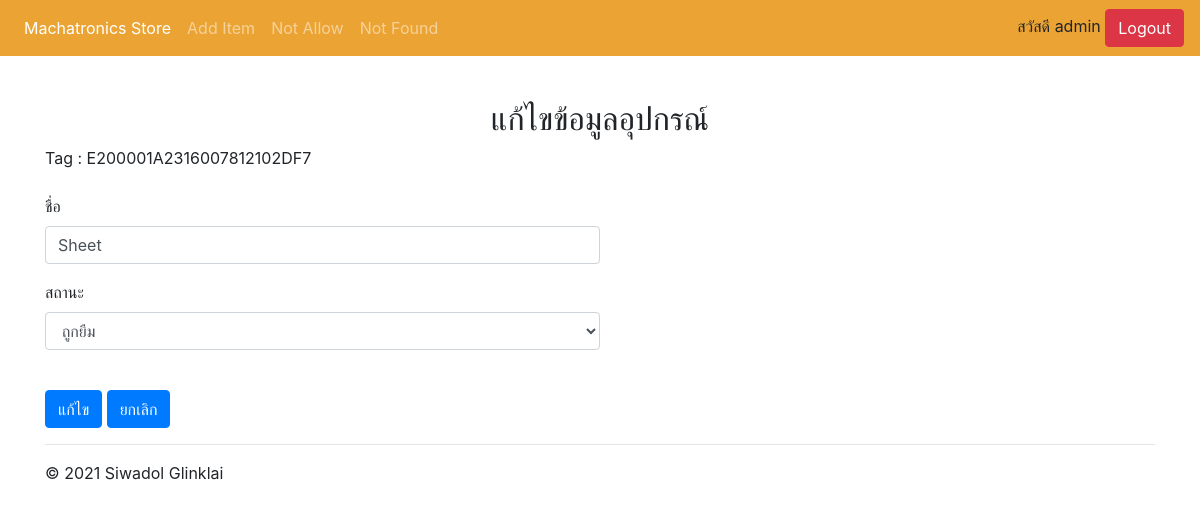
Page /edit/E200001A2316007812102DF7 (signed in) on the earlier database version.
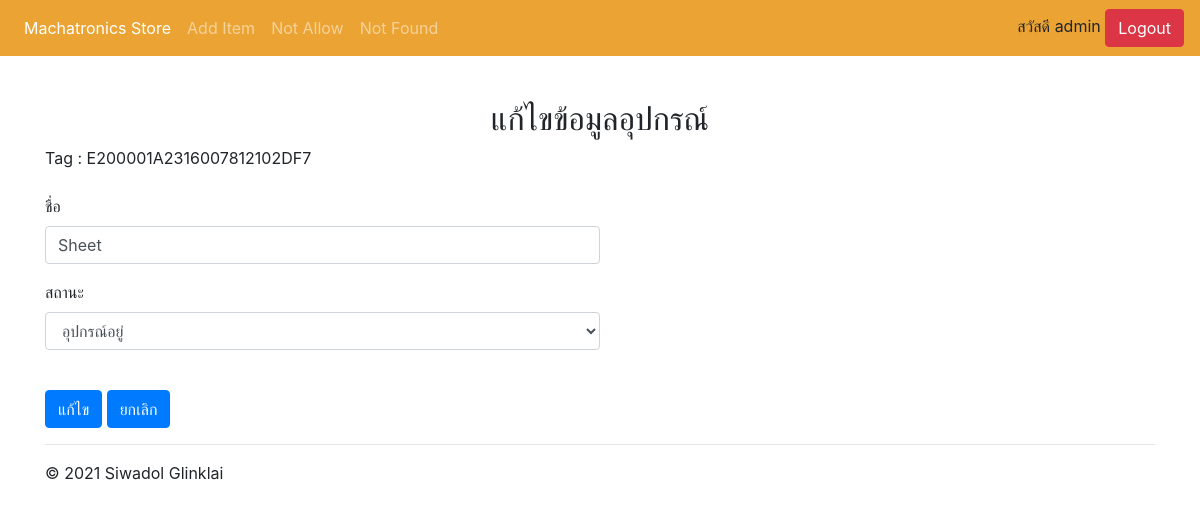
Same page on the later database version.
### WebApplication/models.py (models this page shows, shortened)
class ObjectInfo(models.Model):
    all_status = [
        ('อุปกรณ์อยู่','อุปกรณ์อยู่'),
        ('อุปกรณ์ไม่อยู่','อุปกรณ์ไม่อยู่'),
        ('กำลังดำเนินการ','กำลังดำเนินการ'),
        ('ถูกยืม','ถูกยืม'),
        ('คืนของ','คืนของ'),
    ]
    tag_id = models.CharField(max_length=200, primary_key=True)
    tag_name = models.CharField(max_length=50)
    add_date = models.DateField(auto_now_add=True)
    status = models.CharField(
        max_length=20,
        default='อยู่',
        choices=all_status
    )
    picture = models.ImageField(upload_to="ObjectInfo",null=True,blank=True)

### WebApplication/views.py (the view, shortened to what this page needs)
# urls.py: path('edit/<str:tag_id>', login_required(views.edit), name='edit'),
def edit(request,tag_id):
    objects = ObjectInfo.objects.get(tag_id=tag_id)
    return render(request, 'WebApplication/edit.html',{'objects':objects})

### templates/WebApplication/edit.html (shortened to what this page needs)
{% extends 'WebApplication/base.html' %}
{% block content %}
<h2 align="center">แก้ไขข้อมูลอุปกรณ์</h2>
<form method="POST" >
    <div class="form-group w-50">
        <label for="name">Tag : {{objects.tag_id}}</label>
    </div>
    <div class="form-group w-50">
        <label for="name">ชื่อ</label>
        <input type="text" class="form-control" name="tag_name" value="{{objects.tag_name}}">
    </div>
    <div class="form-group w-50">
        <label for="status">สถานะ</label>
        <select class="form-control" id="status" name="status" onchange="statusChange(this)">
            <option value="{{objects.status}}" selected disabled hidden>{{objects.status}}</option>
          </select>
    </div>
    <br>
    <input type="submit" value="แก้ไข" class="btn btn-primary">
    <input type="button" value="ยกเลิก" class="btn btn-primary">
{% endblock %}

Differences in the rows shown:
changed ObjectInfo "E200001A2316007812102DF7": status "ถูกยืม" → "อุปกรณ์อยู่"
